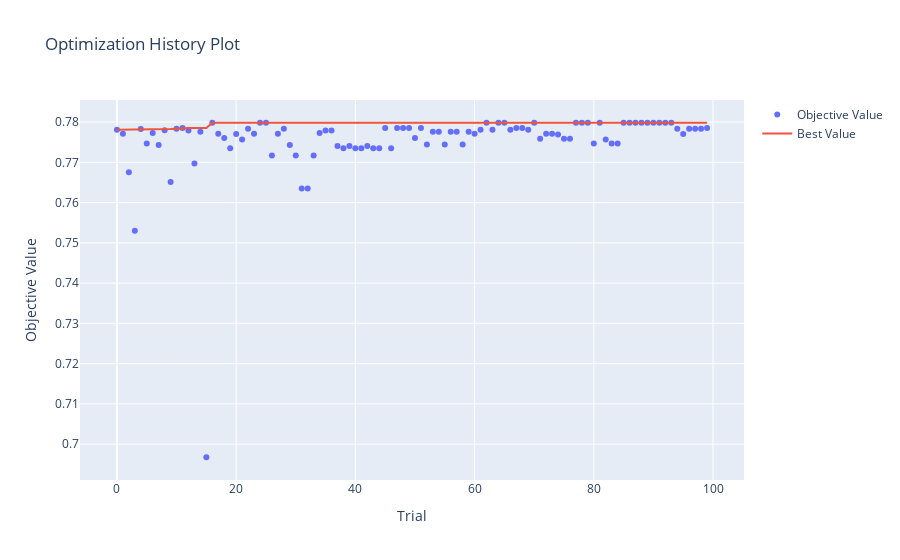

The cell this chart's notebook holds for it:
### Code cell
optuna.visualization.plot_optimization_history(knn_op.study)
